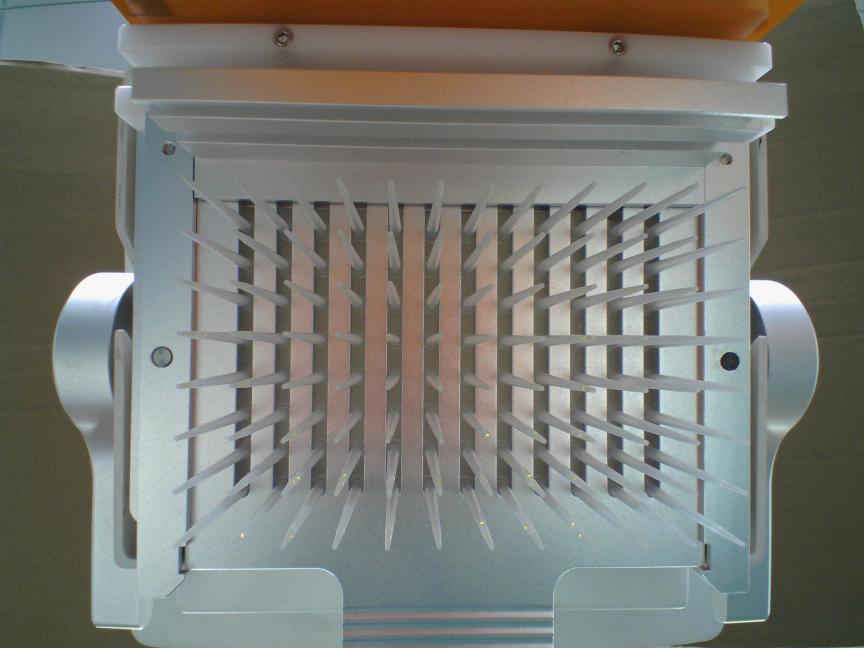
#> input picture sample/96-50-黑色/96-50-1.jpg, 2592 x 1944 px (shown at 1/3 size)
$ python test_thresholds.py
#> lines starting #> are read from the running program, lines starting #| are printed output that depends on the picture; after the words box and inside, x2 and y2 are one past the last pixel; in counts of white or black regions, pixels touching at a corner belong together
#> in process_image, img is the input picture: shape (1944, 2592, 3); mean B, G, R 114.1, 120.4, 119.4
### detect_liquid_fill.py
"""
液体填充缺陷检测主程序
用于检测96孔微孔板中黑色液体的填充情况
"""

import cv2
import numpy as np
import os
import sys
from datetime import datetime
from lib.droplet_detector import DropletDetector
from lib.grid_detector import GridDetector
from lib.tube_mapper import TubeMapper
from lib.output_writer import OutputWriter


CONFIG = {
    "threshold_value": 55,
    "min_area": 10,
    "max_area": 5000,
    "standard_count": 96,
    "defect_allowance": 0,
    "roi_top": 0.15,
    "roi_bottom": 0.95,
    "roi_left": 0.12,
    "roi_right": 0.88,
    "gaussian_kernel": 5,
    "rows": 8,
    "cols": 12,
    "use_adaptive": False,
    "adaptive_block_size": 35,
    "adaptive_c": 2,
    "use_opening_preprocess": False,
    "opening_kernel_size": 3,
}


def extract_roi(image):
    """
    提取感兴趣区域

    Args:
        image: 输入图像

    Returns:
        tuple: (roi_image, roi_coords)
    """
    h, w = image.shape[:2]

    y_start = int(h * CONFIG["roi_top"])
    y_end = int(h * CONFIG["roi_bottom"])
    x_start = int(w * CONFIG["roi_left"])
    x_end = int(w * CONFIG["roi_right"])

    roi = image[y_start:y_end, x_start:x_end]
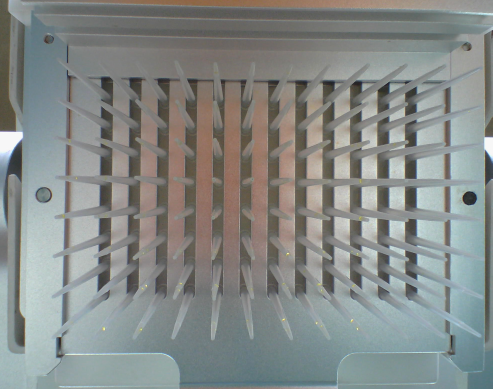
#> roi: shape (1555, 1969, 3) (shown at 1/4 size); mean B, G, R 134.3, 136.7, 132.6

    return roi, (y_start, y_end, x_start, x_end)


def process_image(image_path, output_dir):
    """
    处理单张图像

    Args:
        image_path: 图像路径
        output_dir: 输出目录

    Returns:
        dict: 处理结果
    """
    start_time = datetime.now()
    img = cv2.imread(image_path)
    if img is None:
        raise FileNotFoundError(f"无法读取图像: {image_path}")

    original = img.copy()
    roi, roi_coords = extract_roi(img)
#> roi_coords = (291, 1846, 311, 2280)
    roi_gray = cv2.cvtColor(roi, cv2.COLOR_BGR2GRAY)
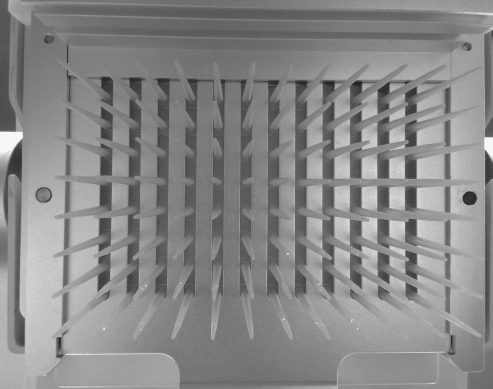
#> roi_gray: shape (1555, 1969) (shown at 1/4 size); min 4, max 253, mean 135.2
    blurred = cv2.GaussianBlur(
        roi_gray, (CONFIG["gaussian_kernel"], CONFIG["gaussian_kernel"]), 0
    )

    detector = DropletDetector(
        threshold_value=CONFIG["threshold_value"],
        min_area=CONFIG["min_area"],
        max_area=CONFIG["max_area"],
        use_adaptive=CONFIG["use_adaptive"],
        adaptive_block_size=CONFIG["adaptive_block_size"],
        adaptive_c=CONFIG["adaptive_c"],
        use_opening_preprocess=CONFIG["use_opening_preprocess"],
        opening_kernel_size=CONFIG["opening_kernel_size"],
    )

    contours, thresh, morphed = detector.detect(blurred)

    grid_detector = GridDetector(rows=CONFIG["rows"], cols=CONFIG["cols"])
    row_bounds, col_bounds = grid_detector.find_grid(morphed)

    mapper = TubeMapper(rows=CONFIG["rows"], cols=CONFIG["cols"])
    tube_matrix = mapper.map_contours(contours, row_bounds, col_bounds)

    stats = mapper.get_statistics(tube_matrix)
    verdict = "PASS" if stats["empty_count"] <= CONFIG["defect_allowance"] else "FAIL"

    end_time = datetime.now()
    processing_time_ms = int((end_time - start_time).total_seconds() * 1000)

    writer = OutputWriter(output_dir)

    basename = os.path.basename(image_path)
    plate_type = (
        basename.split("-")[0] + "-" + basename.split("-")[1]
        if "-" in basename
        else "unknown"
    )

    result_json = writer.generate_result_json(
        tube_matrix,
        {
            "type": plate_type,
            "rows": CONFIG["rows"],
            "columns": CONFIG["cols"],
            "total_tubes": CONFIG["standard_count"],
        },
        start_time.isoformat(),
    )

    stats_json = writer.generate_stats_json(stats, verdict, processing_time_ms)

    writer.save_json(result_json, "result.json")
    writer.save_json(stats_json, "stats.json")

    writer.save_image(roi, "01_roi.jpg")
    writer.save_image(cv2.cvtColor(blurred, cv2.COLOR_GRAY2BGR), "02_preprocessed.jpg")
    writer.save_image(cv2.cvtColor(thresh, cv2.COLOR_GRAY2BGR), "03_threshold.jpg")
    writer.save_image(cv2.cvtColor(morphed, cv2.COLOR_GRAY2BGR), "04_morphology.jpg")

    contours_img = roi.copy()
    cv2.drawContours(contours_img, contours, -1, (0, 255, 0), 1)
    writer.save_image(contours_img, "05_contours.jpg")

    grid_img = roi.copy()
    for y in row_bounds:
        cv2.line(grid_img, (0, y), (grid_img.shape[1], y), (100, 100, 100), 1)
    for x in col_bounds:
        cv2.line(grid_img, (x, 0), (x, grid_img.shape[0]), (100, 100, 100), 1)
    writer.save_image(grid_img, "06_grid.jpg")

    mapping_img = writer.draw_annotated_image(roi, tube_matrix, row_bounds, col_bounds)
    writer.save_image(mapping_img, "07_mapping.jpg")

    final_img = writer.draw_annotated_image(roi, tube_matrix, row_bounds, col_bounds)
    writer.save_image(final_img, "08_annotated.jpg")

    return {"stats": stats, "verdict": verdict, "output_dir": output_dir}


# [27 lines left out: function main, not called in this run]


# [2 lines that do not run on import are left out]

### lib/droplet_detector.py
"""
液滴检测器模块
用于检测黑色液滴并提取轮廓
"""

import cv2
import numpy as np


class DropletDetector:
    """黑色液滴检测器"""

    def __init__(
        self,
        threshold_value=60,
        min_area=20,
        max_area=2000,
        use_adaptive=False,
        adaptive_block_size=15,
        adaptive_c=5,
        use_opening_preprocess=True,
        opening_kernel_size=3,
    ):
        """
        初始化检测器

        Args:
            threshold_value: 灰度阈值，低于此值视为黑色液滴（固定阈值模式）
            min_area: 最小轮廓面积，过滤噪点
            max_area: 最大轮廓面积，过滤大块干扰
            use_adaptive: 是否使用自适应阈值（默认False，固定阈值更适合此场景）
            adaptive_block_size: 自适应阈值邻域大小（必须为奇数）
            adaptive_c: 自适应阈值常数
            use_opening_preprocess: 是否使用形态学开运算预处理去除反光噪点
            opening_kernel_size: 开运算核大小（默认3，去除细小反光点）
        """
        self.threshold_value = threshold_value
        self.min_area = min_area
        self.max_area = max_area
        self.use_adaptive = use_adaptive
        self.adaptive_block_size = adaptive_block_size
        self.adaptive_c = adaptive_c
        self.use_opening_preprocess = use_opening_preprocess
        self.opening_kernel_size = opening_kernel_size

    def detect(self, gray_image):
        """
        检测液滴轮廓

        Args:
            gray_image: 灰度图像

        Returns:
            tuple: (valid_contours, thresh, morphed) 有效轮廓列表、阈值图、形态学处理图
        """
        processed = gray_image.copy()

        # 形态学开运算预处理：去除反光噪点（高亮细小白点）
        if self.use_opening_preprocess:
            opening_kernel = cv2.getStructuringElement(
                cv2.MORPH_ELLIPSE,
                (self.opening_kernel_size, self.opening_kernel_size),
            )
            processed = cv2.morphologyEx(
                processed, cv2.MORPH_OPEN, opening_kernel, iterations=1
            )

        # 阈值分割
        if self.use_adaptive:
            thresh = cv2.adaptiveThreshold(
                processed,
                255,
                cv2.ADAPTIVE_THRESH_GAUSSIAN_C,
                cv2.THRESH_BINARY_INV,
                self.adaptive_block_size,
                self.adaptive_c,
            )
        else:
            _, thresh = cv2.threshold(
                processed, self.threshold_value, 255, cv2.THRESH_BINARY_INV
            )
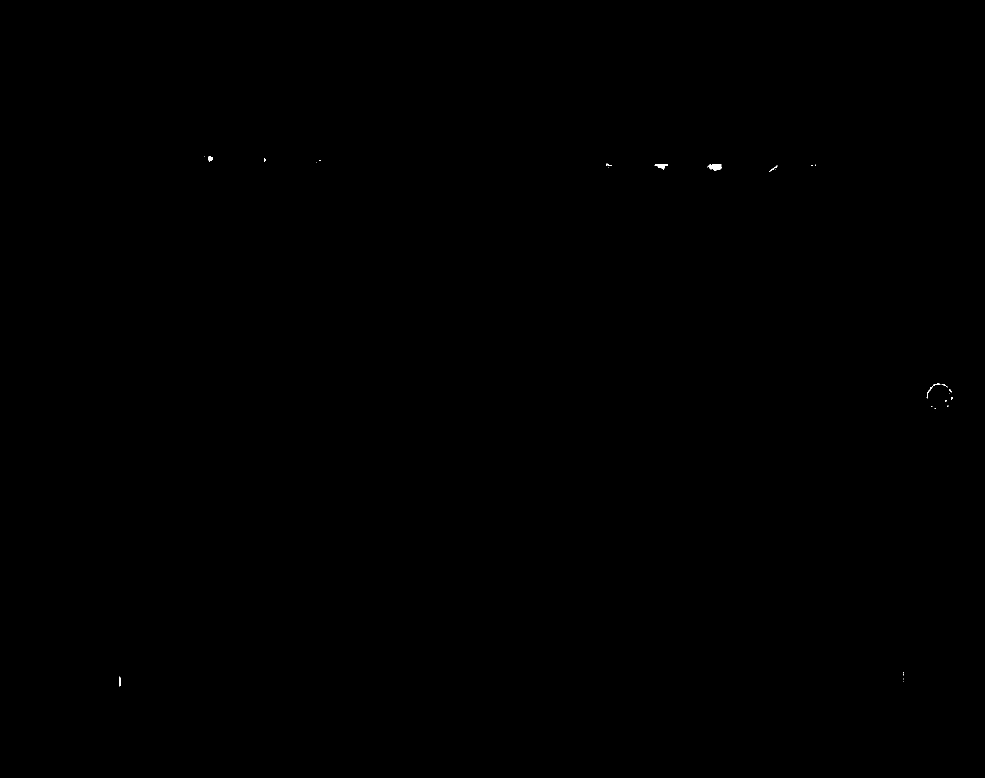
#> thresh: shape (1555, 1969) (shown at 1/2 size); 0.02% white; 27 white regions (19 under 20 px), largest, box (x1, y1, x2, y2) and area: (1415, 328, 1443, 341) 255, (1309, 329, 1336, 339) 138, (1853, 767, 1881, 797) 78

        # 形态学处理：椭圆核，膨胀2次+腐蚀1次（填充小孔洞，连接断裂边缘）
        kernel = cv2.getStructuringElement(cv2.MORPH_ELLIPSE, (5, 5))
        morphed = cv2.dilate(thresh, kernel, iterations=2)
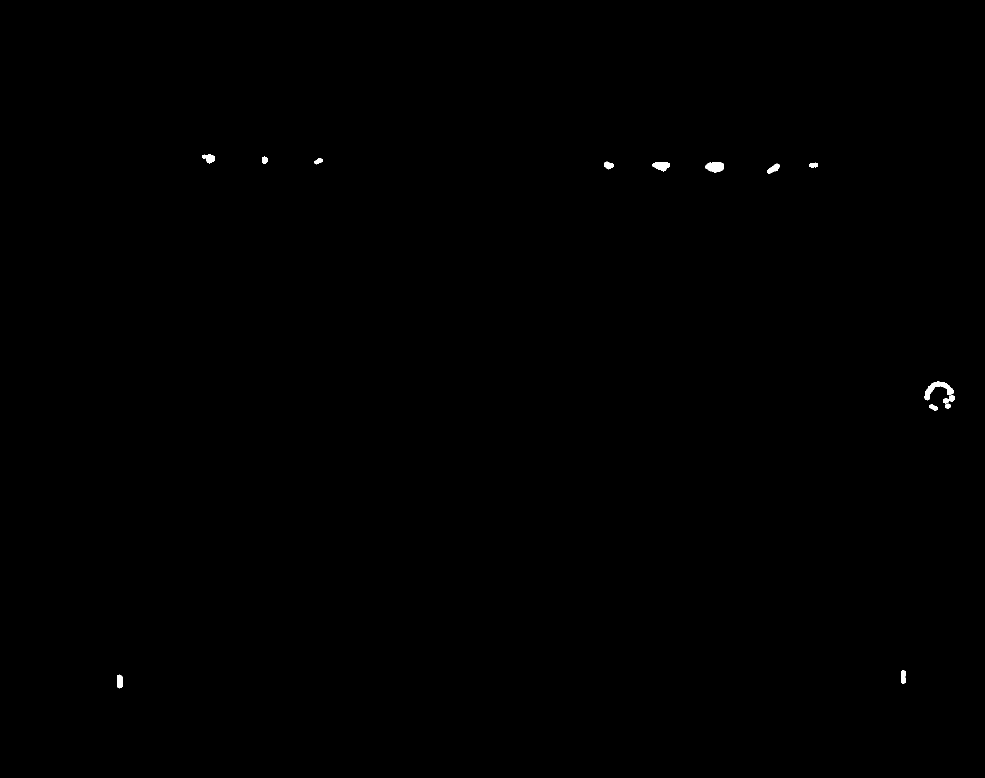
#> morphed: shape (1555, 1969) (shown at 1/2 size); 0.13% white; 15 white regions, largest, box (x1, y1, x2, y2) and area: (1849, 763, 1907, 801) 799, (1411, 324, 1447, 345) 584, (1305, 325, 1340, 343) 439
        morphed = cv2.erode(morphed, kernel, iterations=1)
#> morphed: shape (1555, 1969); 0.07% white; 15 white regions

        # 查找轮廓
        contours, _ = cv2.findContours(
            morphed, cv2.RETR_EXTERNAL, cv2.CHAIN_APPROX_SIMPLE
        )
#> contours = 15 contours; largest, box (x1, y1, x2, y2) and area: (1413, 326, 1445, 343) 374, (1851, 765, 1905, 799) 369, (1307, 327, 1338, 341) 246, (406, 310, 427, 325) 135, (1536, 329, 1557, 346) 126
#> (the rest of the program and of its run is left out)
